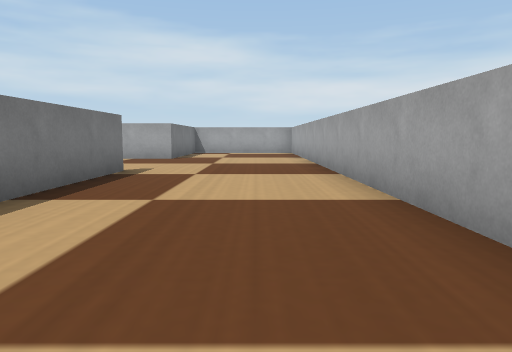
[1] (above)

20 first-person views from a walk through a robot-simulator world made for Webots. The camera is 0.06 m above the floor, tilts 6° down and sees 70° across. The floor is counted in squares, 0.1 m on a side. Each view is taken from the middle of a square. On the plan, view 1 faces up. The plan holds only what a view shows up to about 10 squares ahead; the rest is blank. Webots' stock objects and surfaces are drawn as simple stand-ins.

[2]
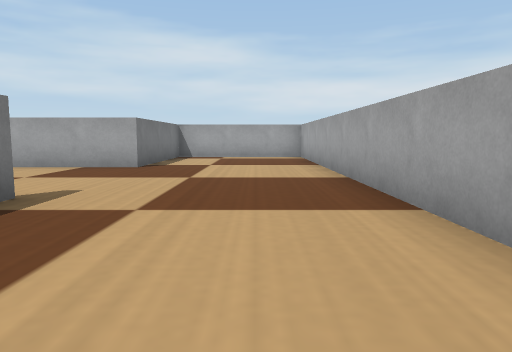

[3]
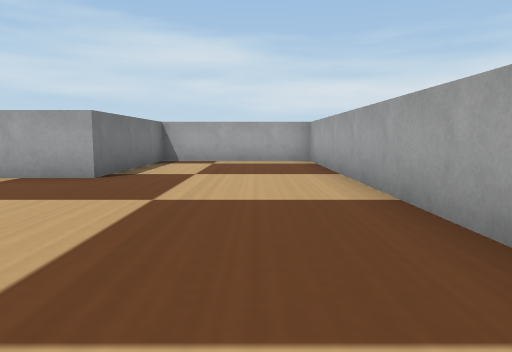

[4]
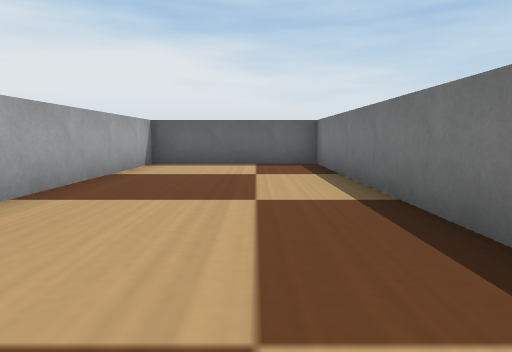

[5]
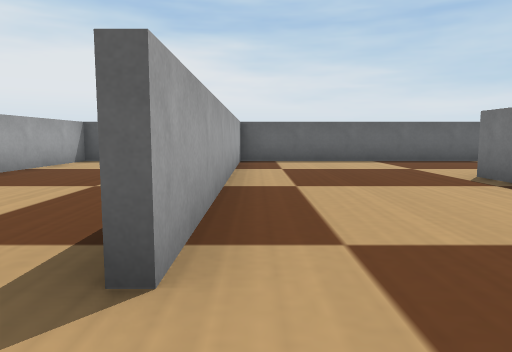

[6]
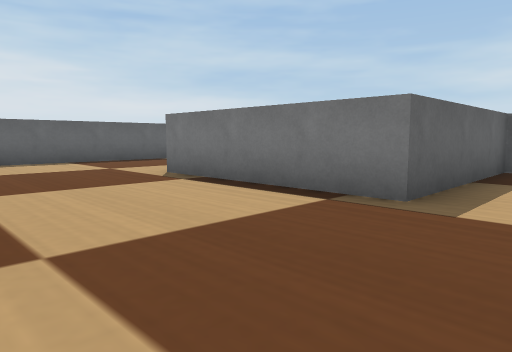

[7]
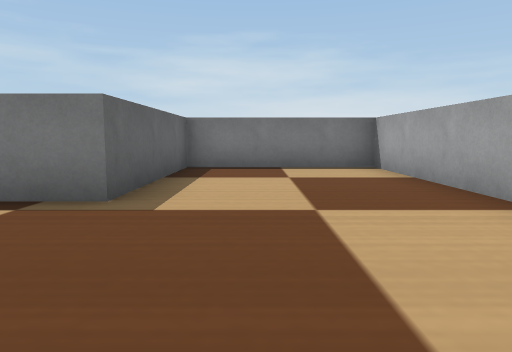

[8]
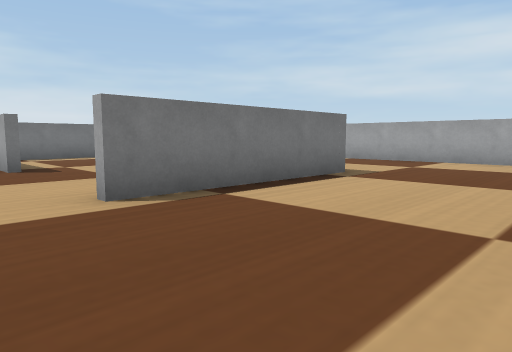

[9]
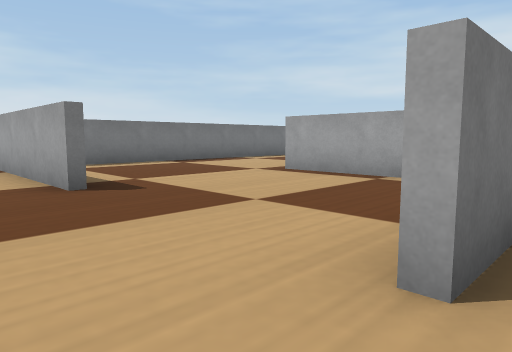

[10]
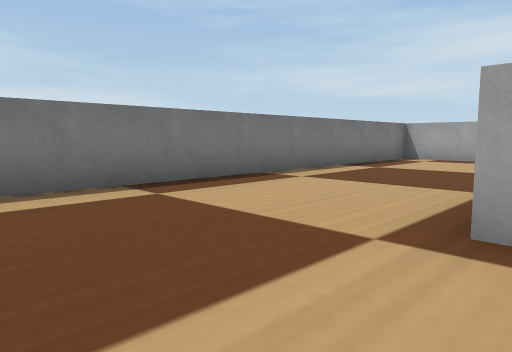

[11]
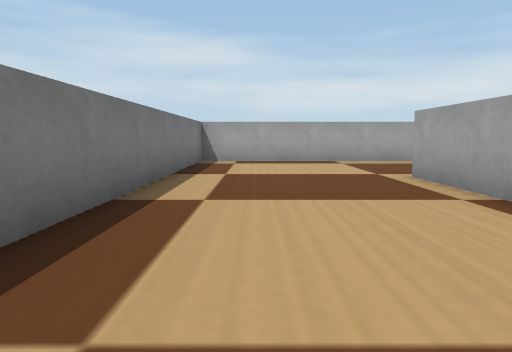

[12]
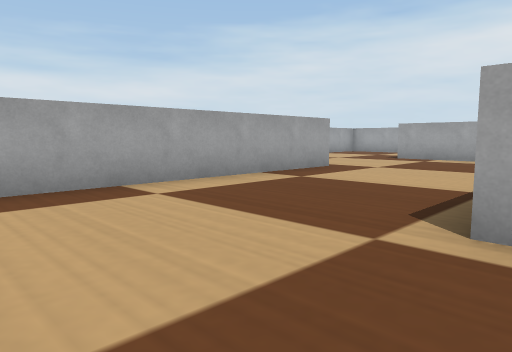

[13]
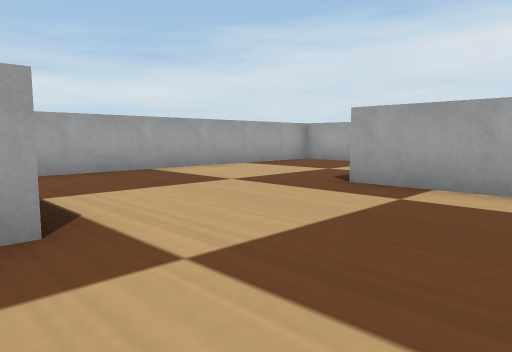

[14]
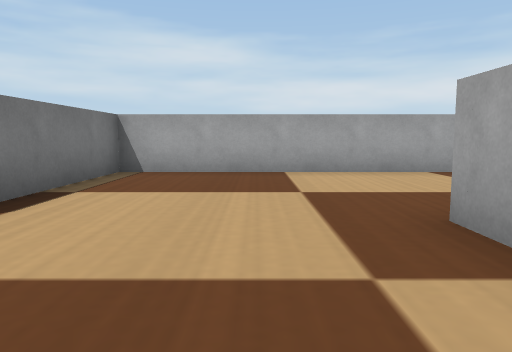

[15]
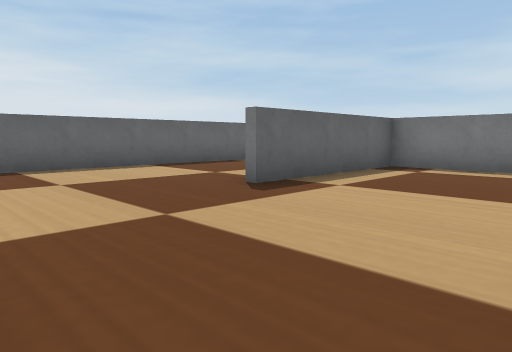

[16]
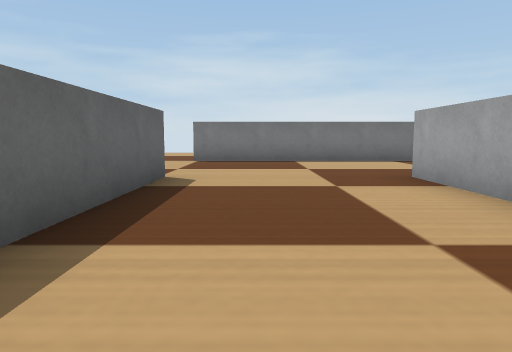

[17]
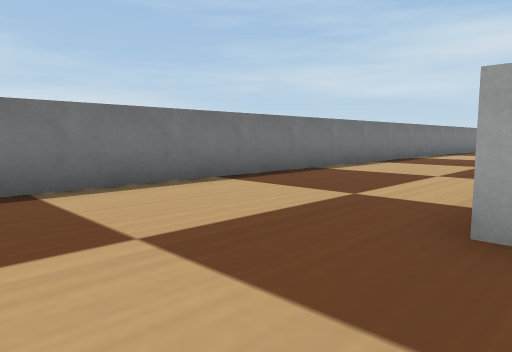

[18]
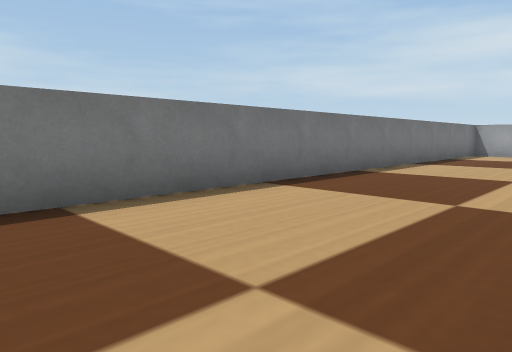

[19]
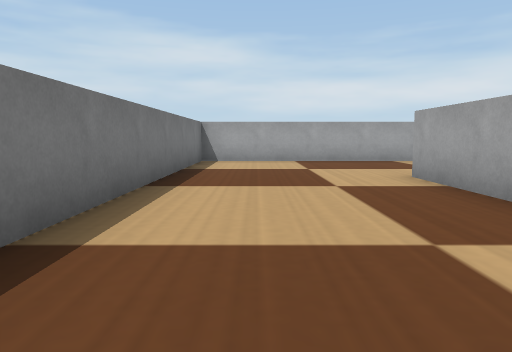

[20]
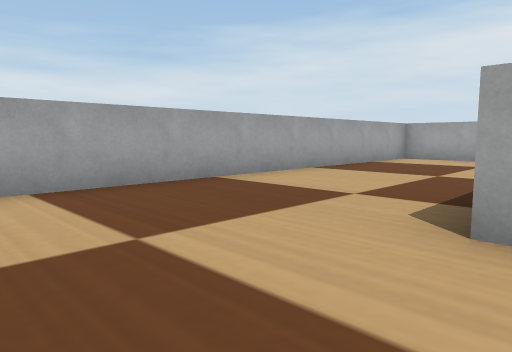

### Floor plan
Ten units are one square. View 1 is at (0, 0); x grows to the right and y downward. Boxes are objects, and circles mark ways between rooms. Rooms are numbered by the first view taken in them; rooms with no view inside come last. Other rooms are left out.
<svg viewBox="-189 -189 208 208">
<path fill="none" stroke="#000" d="M-24 -66 -24 14 14 14 14 -144 -24 -144 -24 -104M-24 -104 -104 -104 -104 -66 -64 -66 -64 -24M-66 14 -26 14 -26 -66M-106 -84 -106 -106M-82 -64 -106 -64M-64 -144 -144 -144 -144 -26 -104 -26M-26 -125 -26 -146M-146 -124 -146 -146M-104 -24 -146 -24M-146 14 -66 14M-66 -165 -66 -179M-71 -184 -184 -184 -184 6M9 -184 -64 -184 -64 -154M14 -169 14 -179"/>
<circle cx="-20" cy="-85" r="3" fill="#2a7"/>
<circle cx="-60" cy="-10" r="3" fill="#2a7"/>
<circle cx="-85" cy="-30" r="3" fill="#2a7"/>
<circle cx="-40" cy="-150" r="3" fill="#2a7"/>
<text x="0" y="-70">1</text>
<text x="-50" y="-60">2</text>
<text x="-110" y="-90">3</text>
<text x="-150" y="-90">4</text>
<text x="-20" y="-170">5</text>
</svg>
Room 1 opens to room 2. Room 2 opens to room 4. Room 3 opens to room 4. Room 3 opens to room 5.

Where each view was taken, in squares from view 1:
view 1: 0 up, 0 right, facing up
view 2: 3 up, 0 right, facing up
view 3: 5 up, 0 right, facing up
view 4: 7 up, 1 left, facing down
view 5: 8 up, 3 left, facing down
view 6: 8 up, 3 left, facing down-left
view 7: 8 up, 3 left, facing left
view 8: 1 up, 3 left, facing up-left
view 9: 1 up, 6 left, facing up-left
view 10: 4 up, 10 left, facing up-left
view 11: 5 up, 13 left, facing up
view 12: 10 up, 13 left, facing up-right
view 13: 12 up, 7 left, facing up-right
view 14: 12 up, 4 left, facing up
view 15: 6 up, 7 left, facing down-left
view 16: 0 up, 9 left, facing left
view 17: 0 up, 14 left, facing up-left
view 18: 5 up, 15 left, facing up-left
view 19: 9 up, 17 left, facing up
view 20: 14 up, 17 left, facing up-right
